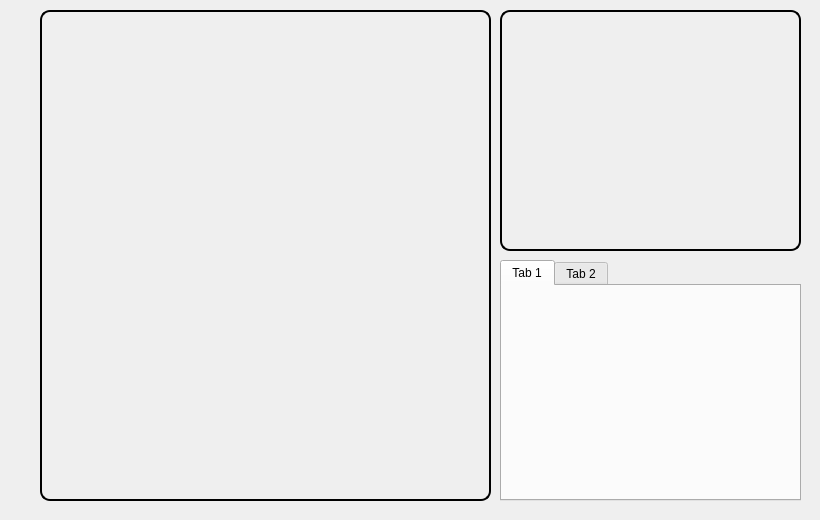
<?xml version="1.0" encoding="UTF-8"?>
<ui version="4.0">
 <class>TeachDlg</class>
 <widget class="QWidget" name="TeachDlg">
  <property name="geometry">
   <rect>
    <x>0</x>
    <y>0</y>
    <width>820</width>
    <height>520</height>
   </rect>
  </property>
  <property name="windowTitle">
   <string>Form</string>
  </property>
  <property name="styleSheet">
   <string notr="true"/>
  </property>
  <widget class="QWidget" name="widget" native="true">
   <property name="geometry">
    <rect>
     <x>40</x>
     <y>10</y>
     <width>451</width>
     <height>491</height>
    </rect>
   </property>
   <property name="styleSheet">
    <string notr="true">QWidget{
    border-style: solid;
    border-width: 2px;
    border-radius: 10px;
    border-color: black;
    padding: 3px;
}</string>
   </property>
  </widget>
  <widget class="QTabWidget" name="tabWidget">
   <property name="geometry">
    <rect>
     <x>500</x>
     <y>260</y>
     <width>301</width>
     <height>241</height>
    </rect>
   </property>
   <widget class="QWidget" name="tab">
    <attribute name="title">
     <string>Tab 1</string>
    </attribute>
   </widget>
   <widget class="QWidget" name="tab_2">
    <attribute name="title">
     <string>Tab 2</string>
    </attribute>
   </widget>
  </widget>
  <widget class="QWidget" name="miniWidget" native="true">
   <property name="geometry">
    <rect>
     <x>500</x>
     <y>10</y>
     <width>301</width>
     <height>241</height>
    </rect>
   </property>
   <property name="styleSheet">
    <string notr="true">QWidget{
    border-style: solid;
    border-width: 2px;
    border-radius: 10px;
    border-color: black;
    padding: 3px;
}</string>
   </property>
  </widget>
 </widget>
 <resources/>
 <connections/>
</ui>
